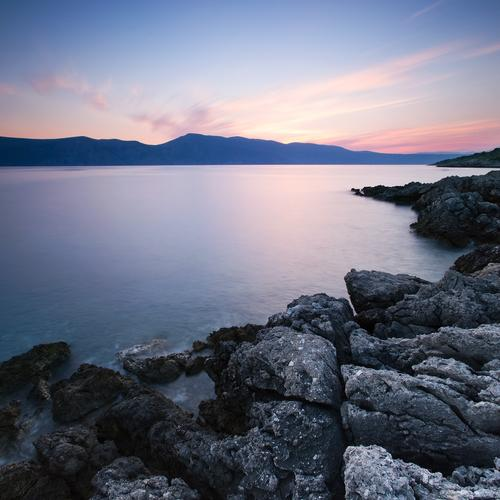
#> input picture Lista 10/images/colored1.jpg, 500 x 500 px
$ python embossImage.py images/colored1.jpg images/colored2.jpg
#> lines starting #> are read from the running program, lines starting #| are printed output that depends on the picture
import sys
from PIL import Image, ImageFilter

def run(arg01, arg02):

#> called with arg01 = 'images/colored1.jpg', arg02 = 'images/colored2.jpg'
    img1 = Image.open(arg01)
#> img1 is the input picture: PIL image 500x500 RGB; mean R, G, B 109.5, 113.4, 131.5

    img2 = img1.filter(ImageFilter.EMBOSS)
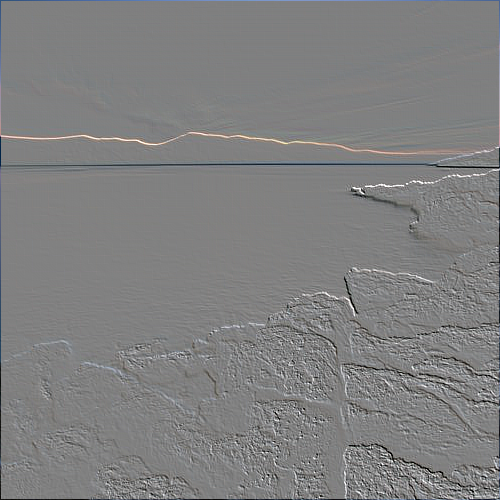
#> img2: PIL image 500x500 RGB; mean R, G, B 127.7, 127.8, 128.1

    img2.save(arg02)

if __name__ == "__main__":
    run(sys.argv[1], sys.argv[2])

$ run again, on Lista 10/images/converted_detail.jpg
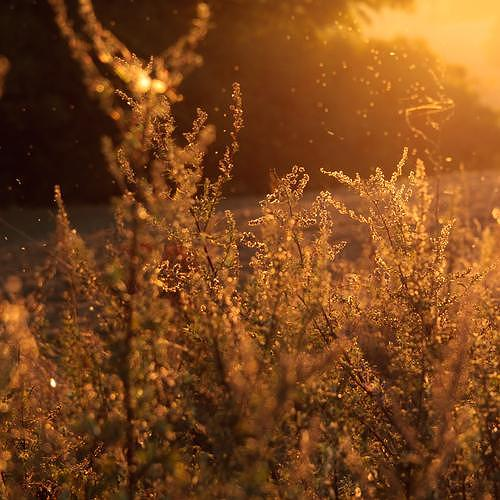
#> input picture Lista 10/images/converted_detail.jpg, 500 x 500 px
#> in run, img1 is the input picture: PIL image 500x500 RGB; mean R, G, B 123.7, 70, 27.7
#> in run, `img2 = img1.filter(ImageFilter.EMBOSS)`:
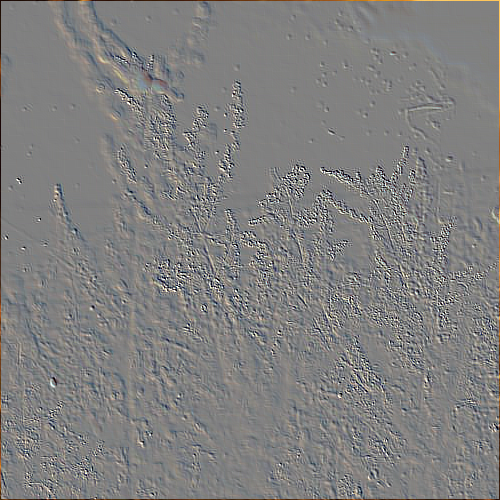
#> img2: PIL image 500x500 RGB; mean R, G, B 128.2, 127.7, 127.3

$ run again, on Lista 10/images/imageRotacionada.jpg
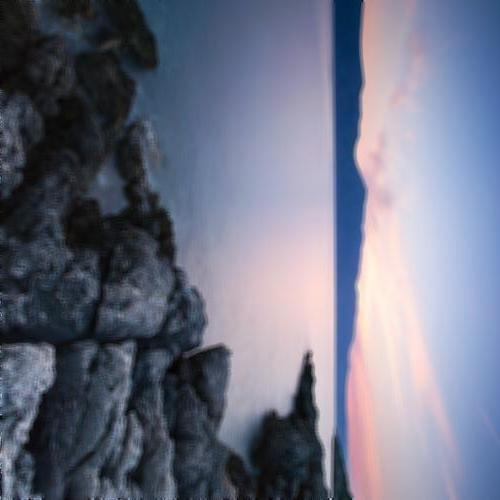
#> input picture Lista 10/images/imageRotacionada.jpg, 500 x 500 px
#> in run, img1 is the input picture: PIL image 500x500 RGB; mean R, G, B 109.5, 113.4, 131.6
#> in run, `img2 = img1.filter(ImageFilter.EMBOSS)`:
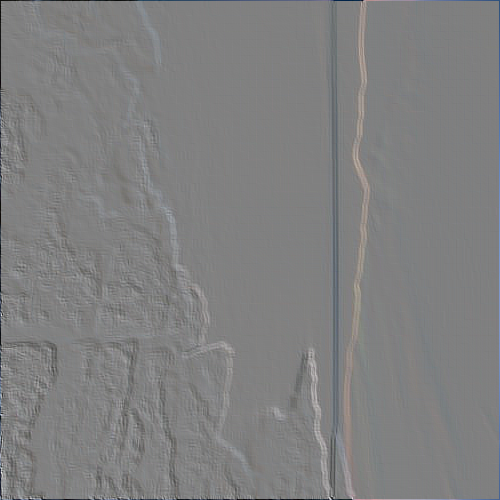
#> img2: PIL image 500x500 RGB; mean R, G, B 127.6, 127.8, 128.1
